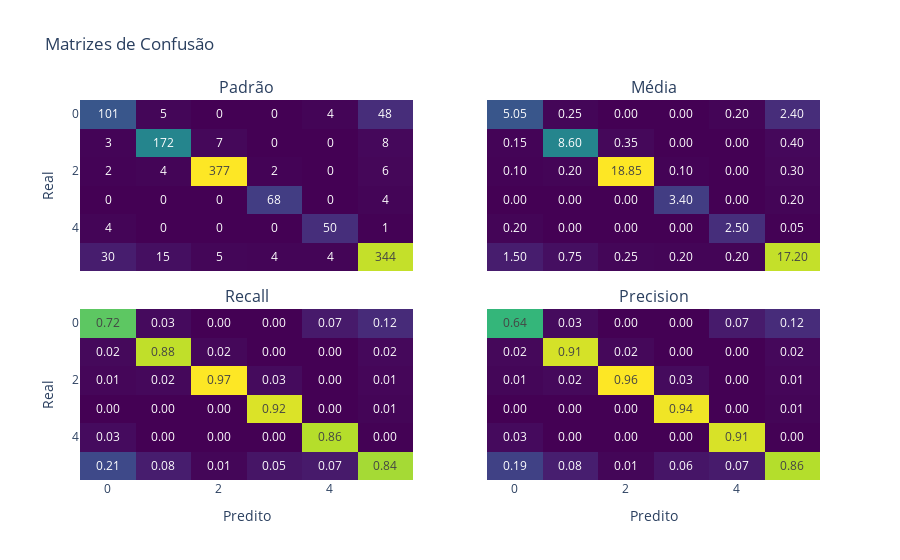

Notebook cell for this chart:
### Code cell
plot_confusion_matrix(knn_res['cms'])

### Figure 1 — Plotly figure (JSON) as saved in the notebook; plotly's stock layout.template omitted (floating-point values rounded to 4 significant figures)
{"data": [{"colorscale": [[0, "#440154"], [0.1111, "#482878"], [0.2222, "#3e4989"], [0.3333, "#31688e"], [0.4444, "#26828e"], [0.5556, "#1f9e89"], [0.6667, "#35b779"], [0.7778, "#6ece58"], [0.8889, "#b5de2b"], [1, "#fde725"]], "showscale": false, "text": [[101, 5, 0, 0, 4, 48], [3, 172, 7, 0, 0, 8], [2, 4, 377, 2, 0, 6], [0, 0, 0, 68, 0, 4], [4, 0, 0, 0, 50, 1], [30, 15, 5, 4, 4, 344]], "texttemplate": "%{text}", "type": "heatmap", "x": [0, 1, 2, 3, 4, 5], "xaxis": "x", "y": [0, 1, 2, 3, 4, 5], "yaxis": "y", "z": [[101, 5, 0, 0, 4, 48], [3, 172, 7, 0, 0, 8], [2, 4, 377, 2, 0, 6], [0, 0, 0, 68, 0, 4], [4, 0, 0, 0, 50, 1], [30, 15, 5, 4, 4, 344]]}, {"colorscale": [[0, "#440154"], [0.1111, "#482878"], [0.2222, "#3e4989"], [0.3333, "#31688e"], [0.4444, "#26828e"], [0.5556, "#1f9e89"], [0.6667, "#35b779"], [0.7778, "#6ece58"], [0.8889, "#b5de2b"], [1, "#fde725"]], "showscale": false, "text": [[5.05, 0.25, 0, 0, 0.2, 2.4], [0.15, 8.6, 0.35, 0, 0, 0.4], [0.1, 0.2, 18.85, 0.1, 0, 0.3], [0, 0, 0, 3.4, 0, 0.2], [0.2, 0, 0, 0, 2.5, 0.05], [1.5, 0.75, 0.25, 0.2, 0.2, 17.2]], "texttemplate": "%{text:.2f}", "type": "heatmap", "x": [0, 1, 2, 3, 4, 5], "xaxis": "x2", "y": [0, 1, 2, 3, 4, 5], "yaxis": "y2", "z": [[5.05, 0.25, 0, 0, 0.2, 2.4], [0.15, 8.6, 0.35, 0, 0, 0.4], [0.1, 0.2, 18.85, 0.1, 0, 0.3], [0, 0, 0, 3.4, 0, 0.2], [0.2, 0, 0, 0, 2.5, 0.05], [1.5, 0.75, 0.25, 0.2, 0.2, 17.2]]}, {"colorscale": [[0, "#440154"], [0.1111, "#482878"], [0.2222, "#3e4989"], [0.3333, "#31688e"], [0.4444, "#26828e"], [0.5556, "#1f9e89"], [0.6667, "#35b779"], [0.7778, "#6ece58"], [0.8889, "#b5de2b"], [1, "#fde725"]], "showscale": false, "text": [[0.7214, 0.02551, 0, 0, 0.06897, 0.1168], [0.02143, 0.8776, 0.01799, 0, 0, 0.01946], [0.01429, 0.02041, 0.9692, 0.02703, 0, 0.0146], [0, 0, 0, 0.9189, 0, 0.009732], [0.02857, 0, 0, 0, 0.8621, 0.002433], [0.2143, 0.07653, 0.01285, 0.05405, 0.06897, 0.837]], "texttemplate": "%{text:.2f}", "type": "heatmap", "x": [0, 1, 2, 3, 4, 5], "xaxis": "x3", "y": [0, 1, 2, 3, 4, 5], "yaxis": "y3", "z": [[0.7214, 0.02551, 0, 0, 0.06897, 0.1168], [0.02143, 0.8776, 0.01799, 0, 0, 0.01946], [0.01429, 0.02041, 0.9692, 0.02703, 0, 0.0146], [0, 0, 0, 0.9189, 0, 0.009732], [0.02857, 0, 0, 0, 0.8621, 0.002433], [0.2143, 0.07653, 0.01285, 0.05405, 0.06897, 0.837]]}, {"colorscale": [[0, "#440154"], [0.1111, "#482878"], [0.2222, "#3e4989"], [0.3333, "#31688e"], [0.4444, "#26828e"], [0.5556, "#1f9e89"], [0.6667, "#35b779"], [0.7778, "#6ece58"], [0.8889, "#b5de2b"], [1, "#fde725"]], "showscale": false, "text": [[0.6392, 0.02632, 0, 0, 0.07273, 0.1194], [0.01899, 0.9053, 0.0179, 0, 0, 0.0199], [0.01266, 0.02105, 0.9642, 0.02778, 0, 0.01493], [0, 0, 0, 0.9444, 0, 0.00995], [0.02532, 0, 0, 0, 0.9091, 0.002488], [0.1899, 0.07895, 0.01279, 0.05556, 0.07273, 0.8557]], "texttemplate": "%{text:.2f}", "type": "heatmap", "x": [0, 1, 2, 3, 4, 5], "xaxis": "x4", "y": [0, 1, 2, 3, 4, 5], "yaxis": "y4", "z": [[0.6392, 0.02632, 0, 0, 0.07273, 0.1194], [0.01899, 0.9053, 0.0179, 0, 0, 0.0199], [0.01266, 0.02105, 0.9642, 0.02778, 0, 0.01493], [0, 0, 0, 0.9444, 0, 0.00995], [0.02532, 0, 0, 0, 0.9091, 0.002488], [0.1899, 0.07895, 0.01279, 0.05556, 0.07273, 0.8557]]}], "layout": {"annotations": [{"font": {"size": 16}, "showarrow": false, "text": "Padrão", "x": 0.225, "xanchor": "center", "xref": "paper", "y": 1, "yanchor": "bottom", "yref": "paper"}, {"font": {"size": 16}, "showarrow": false, "text": "Média", "x": 0.775, "xanchor": "center", "xref": "paper", "y": 1, "yanchor": "bottom", "yref": "paper"}, {"font": {"size": 16}, "showarrow": false, "text": "Recall", "x": 0.225, "xanchor": "center", "xref": "paper", "y": 0.45, "yanchor": "bottom", "yref": "paper"}, {"font": {"size": 16}, "showarrow": false, "text": "Precision", "x": 0.775, "xanchor": "center", "xref": "paper", "y": 0.45, "yanchor": "bottom", "yref": "paper"}], "autosize": true, "title": {"text": "Matrizes de Confusão"}, "xaxis": {"anchor": "y", "autorange": true, "domain": [0, 0.45], "matches": "x3", "range": [-0.5, 5.5], "showticklabels": false, "type": "linear"}, "xaxis2": {"anchor": "y2", "autorange": true, "domain": [0.55, 1], "matches": "x4", "range": [-0.5, 5.5], "showticklabels": false, "type": "linear"}, "xaxis3": {"anchor": "y3", "autorange": true, "domain": [0, 0.45], "range": [-0.5, 5.5], "title": {"text": "Predito"}, "type": "linear"}, "xaxis4": {"anchor": "y4", "autorange": true, "domain": [0.55, 1], "range": [-0.5, 5.5], "title": {"text": "Predito"}, "type": "linear"}, "yaxis": {"anchor": "x", "autorange": true, "domain": [0.55, 1], "range": [5.5, -0.5], "title": {"text": "Real"}, "type": "linear"}, "yaxis2": {"anchor": "x2", "autorange": true, "domain": [0.55, 1], "matches": "y", "range": [5.5, -0.5], "showticklabels": false, "type": "linear"}, "yaxis3": {"anchor": "x3", "autorange": true, "domain": [0, 0.45], "range": [5.5, -0.5], "title": {"text": "Real"}, "type": "linear"}, "yaxis4": {"anchor": "x4", "autorange": true, "domain": [0, 0.45], "matches": "y3", "range": [5.5, -0.5], "showticklabels": false, "type": "linear"}}}
